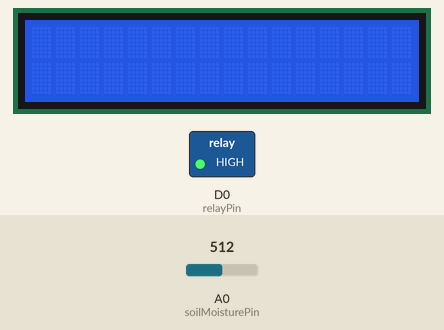
Recording of a program running on a simulated ESP8266 (NodeMCU). On the bench: 16×2 character LCD, switched loads named in the program (green lamp = pin HIGH). Inputs (shaded band) come from the test bench; at power-on: A0 (soilMoisturePin) = 512. WiFi joins after 1.5 s; servers stay silent unless stated; what the program prints to the serial monitor is not drawn.

Above: at 2.7 s.
2.8 s: A0 (soilMoisturePin) set to 587
4.6 s: A0 (soilMoisturePin) set to 614
At 6.2 s:
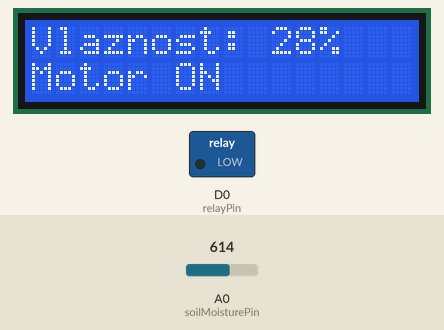
7.2 s: A0 (soilMoisturePin) set to 508
9.9 s: A0 (soilMoisturePin) set to 488
At 12.7 s:
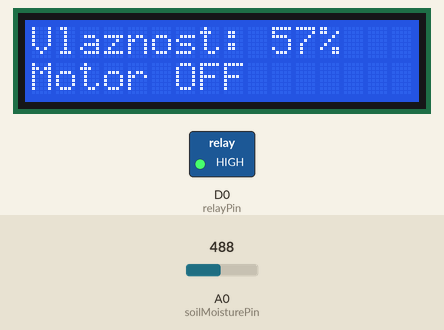
Timing chart, 0 to 13.8 s (numbered marks = the images above; inputs shaded):
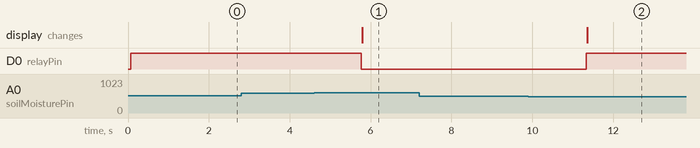

The program:

main.cpp
```cpp
#include<Arduino.h>
#include <Firebase_ESP_Client.h>
#include <ESP8266WiFi.h>
#include "addons/TokenHelper.h"
#include "addons/RTDBHelper.h"
#include <LiquidCrystal_I2C.h>

#define API_KEY "AIzaSyA7i9AyTKUHuU8XOQxfpfuEhTOQUX9Edb8"
#define DATABASE_URL "https://selfwateringsystem-16930-default-rtdb.europe-west1.firebasedatabase.app/"
#define WIFI_SSID "your network"
#define WIFI_PASSWORD "your password"

unsigned long sendDataPrevMillis = 0;
bool signupOK=false;
const int soilMoisturePin = A0; // Pin for capacitive soil moisture
const int relayPin = D0;         // Pin for relay module
const int drySoil = 730;  // Minimum value for dry soil
const int wetSoil = 309;  // Maksimum value for wet soil
LiquidCrystal_I2C lcd(0x27,16,2);

FirebaseData fbdo;
FirebaseAuth auth;
FirebaseConfig config;

void setup() {
  Serial.begin(115200);

  lcd.begin();
  lcd.backlight();

  pinMode(relayPin, OUTPUT);
  digitalWrite(relayPin, HIGH);

  WiFi.begin(WIFI_SSID,WIFI_PASSWORD);
  Serial.print("Connecting to WI-Fi");
  while(WiFi.status()!=WL_CONNECTED){
    Serial.print(".");
    delay(500);
  }
  Serial.println();
  Serial.print("Connected with IP:");
  Serial.println(WiFi.localIP());
  Serial.println();

  config.api_key=API_KEY;
  config.database_url=DATABASE_URL;
  if (Firebase.signUp(&config, &auth, "", "")){
    Serial.println("ok");
    signupOK = true;
  }
  else{
    Serial.printf("%s\n", config.signer.signupError.message.c_str());
  }

  config.token_status_callback = tokenStatusCallback; //see addons/TokenHelper.h
  Firebase.begin(&config, &auth);
  Firebase.reconnectWiFi(true);
}

void loop() {
   int sensorValue=analogRead(soilMoisturePin);
   int procenatVlaznosti=map(sensorValue,wetSoil,drySoil,100,0);

   if (Firebase.ready() && signupOK && (millis() - sendDataPrevMillis > 1000 || sendDataPrevMillis == 0)) {
    sendDataPrevMillis = millis();

    Firebase.RTDB.setInt(&fbdo, "IoT/procenatVlaznosti", procenatVlaznosti);
    if (Firebase.RTDB.setInt(&fbdo, "IoT/vlaznostTla", sensorValue)){
      Serial.println("PASSED");
      Serial.println("PATH: " + fbdo.dataPath());
      Serial.println("TYPE: " + fbdo.dataType());
    }
    else {
      Serial.println("FAILED");
      Serial.println("REASON: " + fbdo.errorReason());
    }

    if (sensorValue > 600) {
    digitalWrite(relayPin, LOW); // Pump ON

    lcd.setCursor(0, 0);
    lcd.print("Vlaznost: ");
    lcd.print(procenatVlaznosti);
    lcd.print("%   ");
    lcd.setCursor(0, 1);
    lcd.print("Motor ON       ");
    Serial.print("Tlo je suho, vrijednost vlažnosti tla: ");
    Serial.println(sensorValue);
    Serial.print("Procenat vlažnosti: ");
    Serial.print(procenatVlaznosti);
    Serial.print("% ");
    Serial.println("Pump On");
    Firebase.RTDB.setInt(&fbdo, "IoT/stanjePumpe", 1);
  } else if(sensorValue < 500){
    digitalWrite(relayPin, HIGH); // Pump OFF

    lcd.setCursor(0, 0);
    lcd.print("Vlaznost: ");
    lcd.print(procenatVlaznosti);
    lcd.print("%   ");

    lcd.setCursor(0, 1);
    lcd.print("Motor OFF      ");

    Serial.print("Tlo je mokro, vrijednost vlažnosti tla: ");
    Serial.println(sensorValue);
    Serial.print("Procenat vlažnosti: ");
    Serial.print(procenatVlaznosti);
    Serial.print("% ");
    Serial.println("Pump Off");
    Firebase.RTDB.setInt(&fbdo, "IoT/stanjePumpe", 0);
  }
  }
  delay(1000);
}
```

Measured:
- the behaviour switches between 600 and 601 on A0 (soilMoisturePin) (found by bisection; images 0 and 1)
- the behaviour switches between 500 and 499 on A0 (soilMoisturePin) (found by bisection; images 1 and 2)
- after the input at 2.8 s, every drawn part: stays the same
- after the input at 4.6 s, D0 (relayPin): HIGH → LOW after 1.2 s; the display: changes after 1.2 s (image 1)
- after the input at 7.2 s, every drawn part: stays the same
- after the input at 9.9 s, D0 (relayPin): LOW → HIGH after 1.4 s; the display: changes after 1.5 s (image 2)
